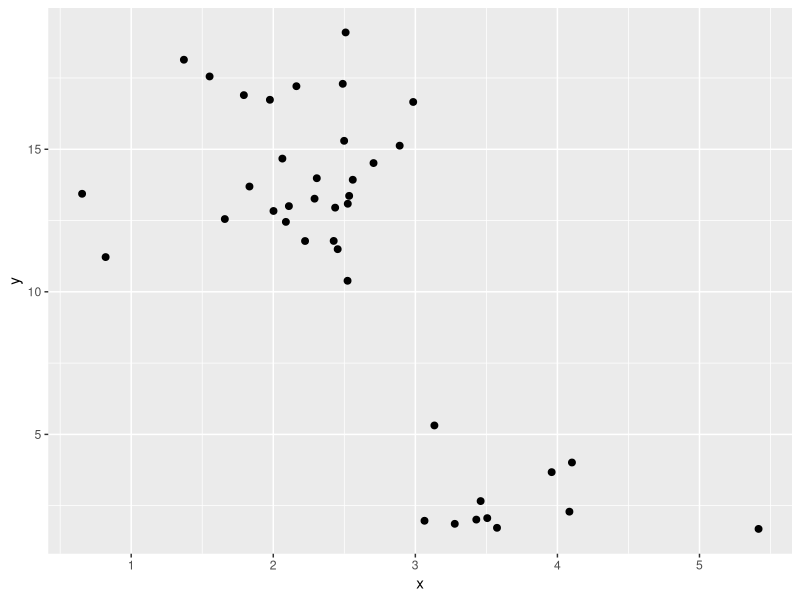
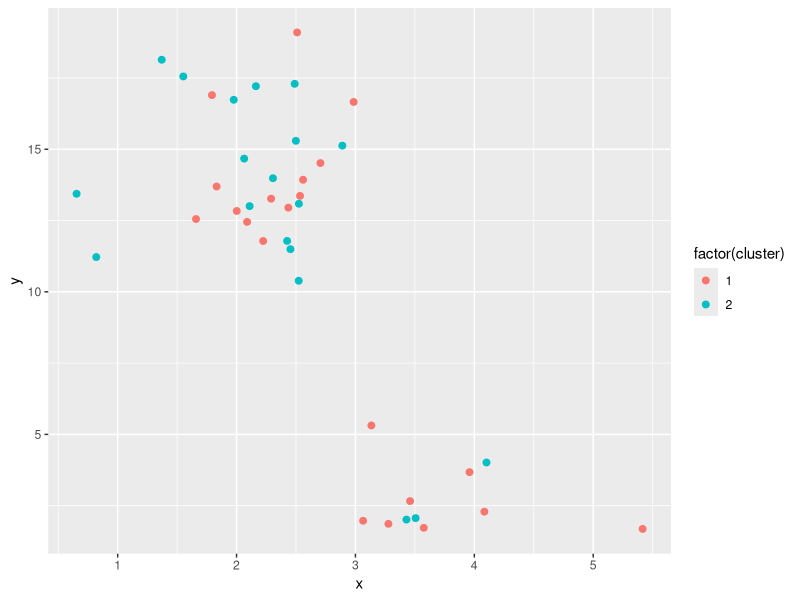

Recreate these plots in R, in order.
# Data
set.seed(1234)
x = rnorm(40, mean = 3, sd = 1)
y = rnorm(40, mean = 4, sd = 2)
y[x < 3] = y[x < 3] + 10
X <- cbind(x, y)
df <- as.data.frame(X)
library(ggplot2)
ggplot(df) + geom_point(mapping = aes(x = x, y = y), size = 2)

# Help functions
calcDistance <- function(x, center) {
  # @param x: sample
  # @param center: center of cluster
  if (length(x) != length(center)) stop('x and center should have same length.')
  
  x      <- matrix(x, nrow = 1)
  center <- matrix(center, nrow = 1)
  return( (x - center) %*% t((x - center)) )
}

assignCluster <- function(x, Center) {
  # @param x: sample
  # @param Center: with shape k x p
  dist <- rep(0, nrow(Center))
  for (i in 1:nrow(Center)) {
    dist[i] <- calcDistance(x, Center[i, ])
  }
  return( which.min(dist) )
}

calcCenter <- function(X, cluster) {
  # @param X: data matrix
  # @param cluster: vector of cluster assignment
  Center <- matrix(0, nrow = length(unique(cluster)), ncol = ncol(X))
  for (i in unique(cluster)) {
    Center[i, ] <- colMeans(X[which(cluster == i), ])
  }
  return(Center)
}

# Main functions
my_kmeans <- function(X, k = 2) {
  # @param X: data matrix with shape n x p 
  # @param k: number of clusters
  
  Center <- matrix(0, nrow = k, ncol = ncol(X))
  clusterAssignMat <- matrix(0, nrow = nrow(X), ncol = 1)
  prevCluster <- clusterAssignMat
  
  currentCluster <- sample(1:k, size = nrow(X), replace = TRUE)
  
  while(!identical(prevCluster, currentCluster)) {
    clusterAssignMat <- cbind(clusterAssignMat, currentCluster)
    prevCluster <- currentCluster
    # check again if cluster unchanged
    if (identical(prevCluster, currentCluster)) {
      break
    }
    Center <- calcCenter(X, currentCluster)
    currentCluster <- apply(X, 1, assignCluster, Center = Center)
  }
  return(list(cluster = currentCluster, Center = Center, cluster_iter = clusterAssignMat))
}

# Demo
kmeansResult <- my_kmeans(X, k = 2)
df$cluster <- kmeansResult$cluster
ggplot(df) + geom_point(mapping = aes(x = x, y = y, color = factor(cluster)), size = 2)
